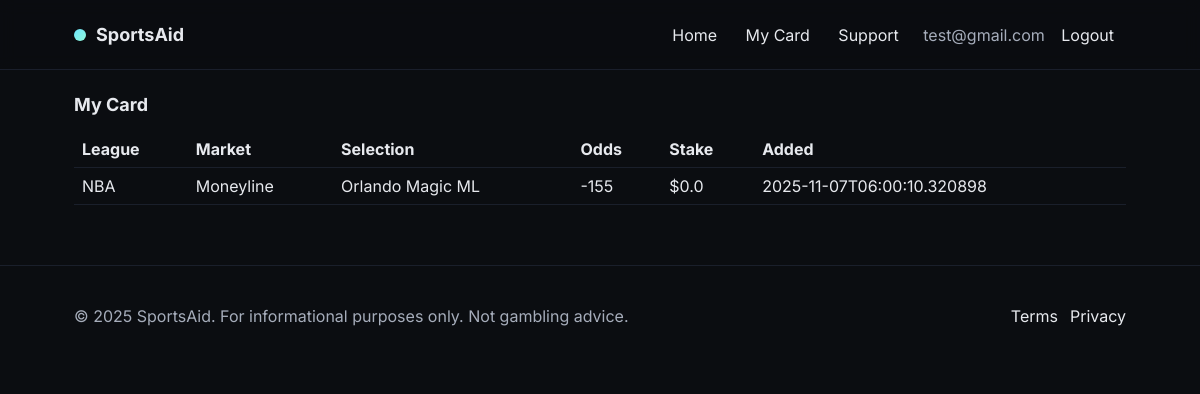
Page /my-card (signed in) on the committed database.
### tables this page shows
CREATE TABLE users (
            id INTEGER PRIMARY KEY AUTOINCREMENT,
            email TEXT UNIQUE NOT NULL,
            password_hash TEXT NOT NULL,
            created_at TEXT NOT NULL
        );

CREATE TABLE saved_picks (
        id INTEGER PRIMARY KEY AUTOINCREMENT,
        user_id INTEGER NOT NULL,
        game_id INTEGER,
        league TEXT,
        market TEXT NOT NULL,          
        selection TEXT NOT NULL,        
        odds_american INTEGER,          
        stake_cents INTEGER DEFAULT 0,  
        notes TEXT,
        created_at TEXT NOT NULL,
        FOREIGN KEY (user_id) REFERENCES users(id) ON DELETE CASCADE
    );

### app.py (the view)
@app.route("/my-card")
@login_required
def my_card():
    db = get_db()
    picks = db.execute("""
        SELECT id, league, market, selection, odds_american, stake_cents, created_at
        FROM saved_picks
        WHERE user_id = ?
        ORDER BY created_at DESC
    """, (current_user.id,)).fetchall()
    return render_template("my_card.html", picks=picks)

### app.py (called while the page is built)
def get_db():
    if "db" not in g:
        conn = sqlite3.connect(DB_PATH)
        conn.row_factory = sqlite3.Row
        g.db = conn
    return g.db

@login_manager.user_loader
def load_user(user_id):
    db = get_db()
    row = db.execute("SELECT * FROM users WHERE id = ?", (user_id,)).fetchone()
    return User(row) if row else None

@app.context_processor
def inject_globals():
    return {"current_year": datetime.utcnow().year}

### templates/my_card.html (shortened to what this page needs)
{% extends "base.html" %}
{% block content %}
  <h1 class="section-title">My Card</h1>
  {% if picks %}
    <table class="table" style="width:100%; margin-top:16px; border-collapse:collapse;">
      <thead>
        <tr>
          <th style="text-align:left; padding:8px;">League</th>
          <th style="text-align:left; padding:8px;">Market</th>
          <th style="text-align:left; padding:8px;">Selection</th>
          <th style="text-align:left; padding:8px;">Odds</th>
          <th style="text-align:left; padding:8px;">Stake</th>
          <th style="text-align:left; padding:8px;">Added</th>
        </tr>
      </thead>
      <tbody>
        {% for p in picks %}
        <tr class="panel" style="margin-bottom:6px;">
          <td style="padding:8px;">{{ p.league or '—' }}</td>
          <td style="padding:8px;">{{ p.market }}</td>
          <td style="padding:8px;">{{ p.selection }}</td>
          <td style="padding:8px;">{{ p.odds_american }}</td>
          <td style="padding:8px;">
            ${{ ((p.stake_cents or 0)/100) | round(2) }}
          </td>
          <td style="padding:8px;">{{ p.created_at }}</td>
        </tr>
        {% endfor %}
      </tbody>
    </table>
  {% else %}
    <p class="muted" style="margin-top:18px;">No picks yet. Add some from the home page.</p>
  {% endif %}
{% endblock %}

### templates/base.html (shortened to what this page needs)
<!doctype html>
<html lang="en">
<head>
  <link rel="stylesheet" href="{{ url_for('static', filename='style.css') }}">
</head>
<body>
  <header class="site-header">
    <div class="container row">
      <div class="brand">
        <div class="logo-dot" aria-hidden="true"></div>
        <a href="{{ url_for('index') }}" class="brand-title">SportsAid</a>
      </div>
      <nav class="nav">
        <a href="{{ url_for('index') }}">Home</a>
        <a href="{{ url_for('my_card') }}">My Card</a>
        <a href="{{ url_for('support') }}">Support</a>
        {% if current_user.is_authenticated %}
          <span class="muted" style="margin-left:8px;">{{ current_user.email }}</span>
          <a href="{{ url_for('logout') }}">Logout</a>
        {% else %}
          <a href="{{ url_for('login') }}">Login</a>
        {% endif %}
      </nav>
    </div>
  </header>
  <main id="main" class="container">
    {% block content %}{% endblock %}
  </main>
  <footer class="site-footer">
    <div class="container row">
      <p class="muted">© {{ current_year }} SportsAid. For informational purposes only. Not gambling advice.</p>
      <div class="footer-links">
        <a href="#">Terms</a>
        <a href="#">Privacy</a>
      </div>
    </div>
  </footer>
</body>
</html>

### static/style.css (style rules this page uses)
:root { --bg: #0b0d11; --panel: #0f1218; --muted: #a6adbb; --text: #e7e9ee; --accent: #6ee7ff; --accent-2: #90f7d8; --outline: #232838; --border: #1a1f2b; --card: #121722; --success: #24c47e; }
* { box-sizing: border-box; }
html, body { margin: 0; padding: 0; background: var(--bg); color: var(--text); font-family: Inter, system-ui, Segoe UI, Roboto, Helvetica, Arial, sans-serif; }
a { color: inherit; text-decoration: none; }
.muted { color: var(--muted); }
.container { max-width: 1100px; margin: 0 auto; padding: 24px; }
.row { display: flex; align-items: center; justify-content: space-between; gap: 16px; }
.section-title { margin: 0 0 8px; font-size: 18px; }
.site-header { position: sticky; top: 0; z-index: 10; background: rgba(11, 13, 17, 0.7); backdrop-filter: blur(8px); border-bottom: 1px solid var(--border); }
.brand { display: flex; align-items: center; gap: 10px; }
.brand-title { font-weight: 700; font-size: 18px; }
.logo-dot { width: 12px; height: 12px; border-radius: 50%; background: linear-gradient(135deg, var(--accent), var(--accent-2)); }
.nav a { padding: 10px 12px; border-radius: 10px; }
.table { width: 100%; border-collapse: separate; border-spacing: 0; }
.table th, .table td { padding: 12px; text-align: left; border-bottom: 1px solid var(--border); }
.table th:first-child, .table td:first-child { padding-left: 16px; }
.table th:last-child, .table td:last-child { padding-right: 16px; }
.site-footer { margin-top: 36px; border-top: 1px solid var(--border); }
.footer-links { display: flex; gap: 12px; }

### rows in the picture
users: email "test@gmail.com"
saved_picks: league "NBA", market "Moneyline", selection "Orlando Magic ML", odds_american "-155", ((p.stake_centsor0)/100)|round(2) "0.0", created_at "2025-11-07T06:00:10.320898"
